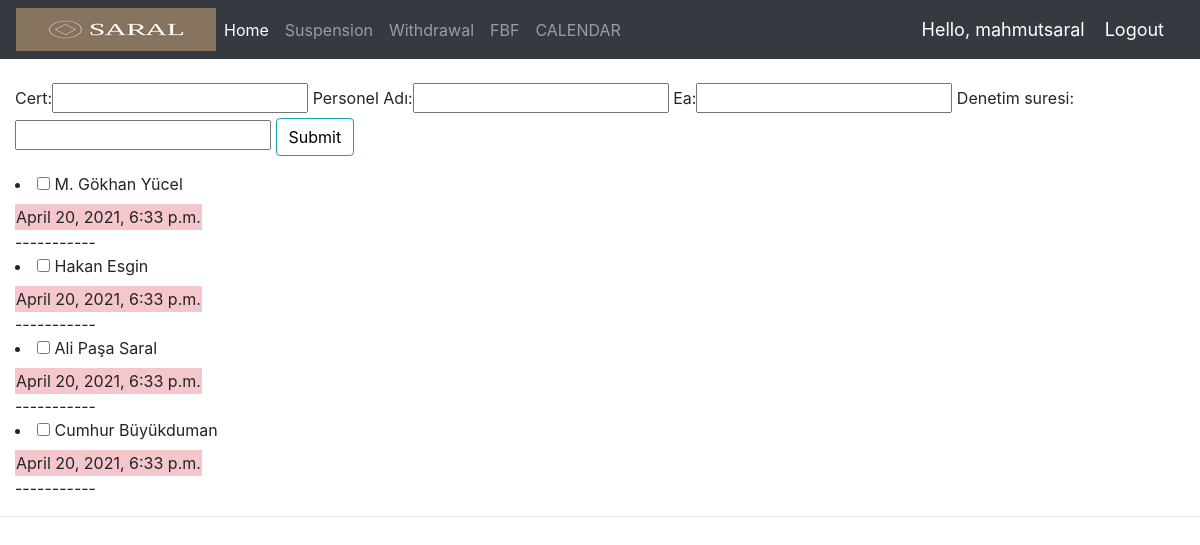
/9001/2/ (signed in), run on the app's committed database.
### accounts/models.py (models this page shows, shortened)
class Denetci_9001(models.Model):
     Cert = models.IntegerField(null=True)
     Personel_Adı = models.TextField (max_length=200, null=True)
     ea = models.CharField(max_length=200,null=True)
     denetim_suresi = models.IntegerField(null=True,blank=True)

class Event(models.Model):
     user = models.ForeignKey(User,related_name='User',null=True, on_delete=models.CASCADE)
     Scope = models.CharField(max_length=100,null=True)
     Personel_Adı = models.ForeignKey(Denetci_9001, null=True,on_delete=models.SET_NULL)
     description = models.TextField()
     start_time = models.DateTimeField()
     end_time = models.DateTimeField()
     created_date = models.DateTimeField(auto_now_add=True)

### accounts/views.py (the view, shortened to what this page needs)
# urls.py: path('9001/<str:pk2>/', views.Denetci_list_9001, name="9001"),
@login_required(login_url='login')
def Denetci_list_9001(request,pk2):
    listsend = request.POST.get('listsend', '') == 'on'
    noww = timezone.localtime(timezone.now())
    event = Event.objects.filter(id=pk2)
    d = set_date(request.GET.get('month', None))
    today =  datetime.now()
    Kontrol = kontrol.objects.filter(id=pk2)
    Denetci_list_9001 = Denetci_9001.objects.filter(id=pk2)
    D9 = Denetci_9001.objects.all()
    FBF = fbf.objects.all()
    myFilter = SnippetFilter(request.GET, queryset=D9)
    model = Event
    context_object_name = 'event'
    D9 = myFilter.qs
    if request.method == "POST":
        request.POST.getlist('listsend')
    context = {'Denetci_list_9001':Denetci_list_9001 ,'FBF':FBF ,'D9':D9 ,'myFilter':myFilter,'Kontrol':Kontrol,'event':event, 'today':today,'noww':noww}
    return render(request, 'accounts/9001.html',context)

### accounts/views.py (called while the page is built)
def set_date(req_day):
    if req_day:
        year, month = (int(x) for x in req_day.split('-'))
        return date(year, month, day=1)
    return datetime.today()

### templates/accounts/9001.html (shortened to what this page needs)
{%  extends 'accounts/main.html' %}
{% block content %}
{% load static %}
    {% for results in Denetci_list_9001 %}
       <br>
        <div class="form-row">
            <div class="form-group col-2.5">
                    <form method="GET">
                        {{myFilter.form}}
                        <button type="submit" class="btn btn-info">Submit</button>
                    </form>
            </div>
        </div>
        {% for d in D9 %}
        <table>
            {%if d%}
            <li><input type='checkbox' name='listsend' value='checked' id='listsend'>
                <span><label class='list'>{{d.Personel_Adı}}</label></span></li>
            {% endif %}
            {% for e in event %}
                {% if e.end_time == e.end_time %}
                    <td class="table-danger">{{today}}</td>
                {% endif %}
            {% endfor %}
        </table>
            <tr>-----------</tr>
{% endfor %}
    {% endfor %}
{% endblock %}

### templates/accounts/navbar.html (shortened to what this page needs)
{% load static %}
<nav class="navbar navbar-expand-lg navbar-dark bg-dark" >
  <img src="{% static 'images/saral.png' %}">
  <div class="collapse navbar-collapse" id="navbarNav">
    <ul class="navbar-nav">
      <li class="nav-item active">
        <a class="nav-link" href="{%url 'dashboard'%}">Home</a>
      </li>
      <li class="nav-item">
        <a class="nav-link" href="{%url 'suspension'%}">Suspension</a>
      </li>
      <li class="nav-item">
        <a class="nav-link" href="{%url 'withdrawal'%}">Withdrawal</a>
      </li>
      <li class="nav-item">
        <a class="nav-link" href="{%url 'fbf'%}">FBF</a>
      </li>
      <li class="nav-item">
        <a class="nav-link" href="{%url 'calendar'%}">CALENDAR</a>
      </li>
    </ul>
  </div>
  <span class="hello-msg">Hello, {{request.user}}</span>
  <span ><a  class="hello-msg" href="{% url 'logout' %}">Logout</a></span>
</nav>

### static/css/main.css (style rules this page uses)
ul { height: 100%; padding: 0px 5px 0px 20px; }
a { color: #17a2b8; }
.btn { outline: none; color: black; background-color: transparent; box-shadow: 0 0 0 0; }

### templates/accounts/navbar.html (style rules this page uses)
.hello-msg { font-size: 18px; color: #fff; margin-right: 20px; }

### data on the page
Denetci_9001: Personel_Adı "Hakan Esgin"
Denetci_9001: Personel_Adı "M. Gökhan Yücel"
Denetci_9001: Personel_Adı "Ali Paşa Saral"
Denetci_9001: Personel_Adı "Cumhur Büyükduman"

### other printed values
{{ request.user }} "mahmutsaral"
